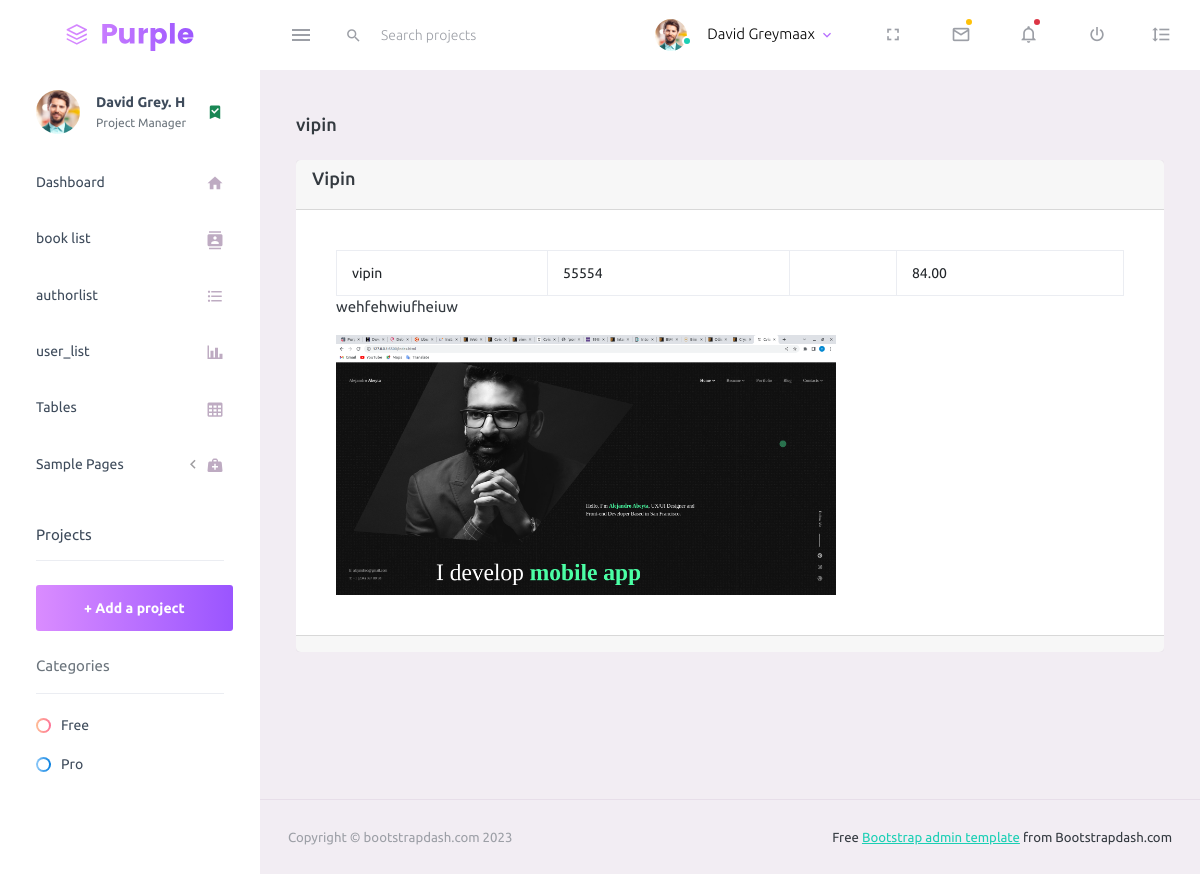
Screenshot of /book_detail/2/ (signed in) with the database file from the repository.
### app/models.py (models this page shows, shortened)
class Book(models.Model):
    title = models.CharField(max_length=100)
    slug = models.SlugField(max_length=100, unique=True)
    year = models.IntegerField()
    author = models.ForeignKey(BookAuthor, on_delete=models.CASCADE, related_name="books")
    cover = models.ImageField("Book Cover",upload_to="covers/", blank=True)
    description = models.TextField(blank=True)
    price = models.DecimalField(max_digits=6, decimal_places=2)
    is_special = models.BooleanField(default=False)
    is_trending = models.BooleanField(default=False)

### app/views.py (the view)
# urls.py: path("book_detail/<str:pk>/", views.BookDetail.as_view(), name="book_detail"),
class BookDetail(LoginRequiredMixin,DetailView):
    model = Book
    template_name = "books/book_detail.html"

### templates/books/book_detail.html (shortened to what this page needs)
{% extends 'base.html' %}
{% load static i18n crispy_forms_tags %}
{% block content %}
<div class="page-header">
    <h3 class="page-title">{{object.title}}</h3>
</div>
<div class="row">
    <div class="col-md-12 grid-margin stretch-card">
        <div class="card">
          <div class="card-header">
            <h4 class="card-title">{{object.title}}</h4>
          </div>
            <div class="card-body">
                <div class="table-responsive">
                    <table class="table table-bordered table-hover border" style="width:100%;">
                        <tbody>
                            <tr>
                              <td> {{object.title}} </td>
                              <td> {{object.year}} </td>
                              <td> {{object.auther}} </td>
                              <td> {{object.price}} </td>
                            </tr>
                        </tbody>
                    </table>
                    <p>{{object.description}}</p>
                </div>
                <img src="{{object.cover.url}} " width="500" alt="">
            </div>
            <div class="card-footer">
            </div>
        </div>
    </div>
</div>
{% endblock content %}

### rows the page displays
Book: title "vipin", title "Vipin", year "55554", price "84.00", description "wehfehwiufheiuw", cover (picture)
